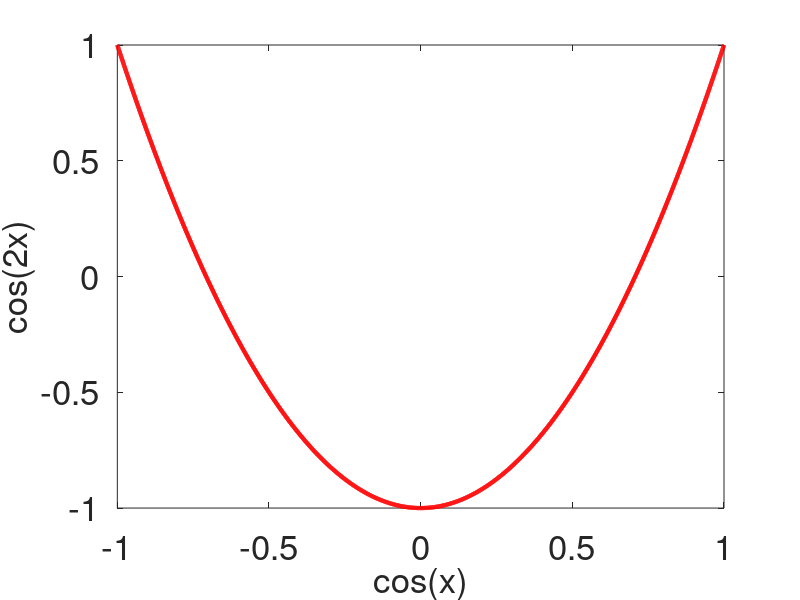

Source code (MATLAB):
clear

x=0:0.001:2*pi;
plot(cos(x),cos(2*x),'r','LineWidth', 3);
xlabel("cos(x)");ylabel("cos(2x)");
fontsize=25;
set([gca; findall(gca, 'Type','text')], 'FontSize', fontsize);
saveas(1, "lissajous4.png");
